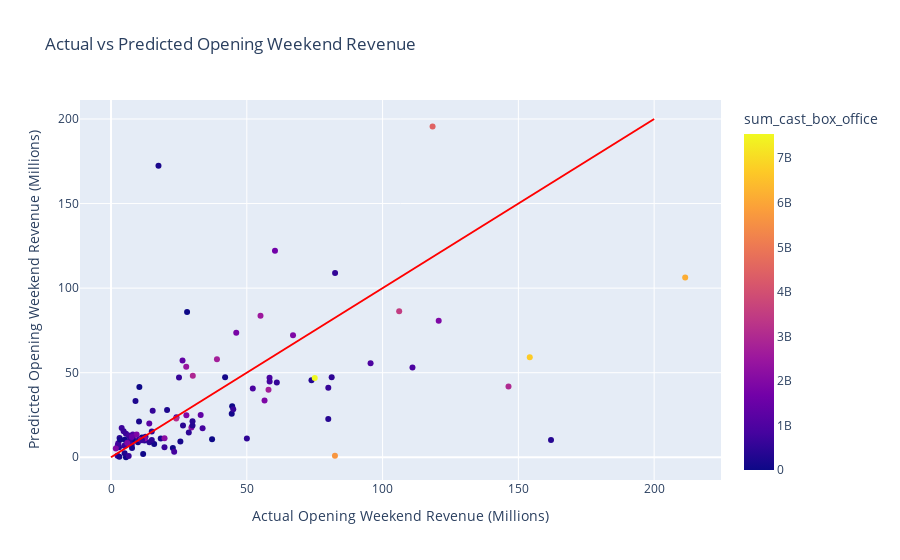

Notebook cell for this chart:
### Code cell
# print actual vs predicted

results_df_glm = pd.DataFrame({'predicted': pred_glm, 'actual': y_test})

results_df_glm['predicted'] = results_df_glm['predicted'] / 1000000
results_df_glm['actual'] = results_df_glm['actual'] / 1000000
results_df_glm['title'] = X_test['title']
results_df_glm['source'] = X_test['source']
results_df_glm['distributor_slug'] = X_test['distributor_slug']
results_df_glm['genre'] = X_test['genre']
results_df_glm['creative_type'] = X_test['creative_type']
results_df_glm['production_method'] = X_test['production_method']
results_df_glm['mpaa_rating'] = X_test['mpaa_rating']
results_df_glm['metacritic_before_wide_friday_calculated'] = X_test['metacritic_before_wide_friday_calculated']
results_df_glm['wikipedia_pre_release_cumulative_views'] = X_test['wikipedia_pre_release_cumulative_views']
results_df_glm['budget'] = X_test['budget']
results_df_glm['log_budget'] = X_test['log_budget']
results_df_glm['log_opening_wide_revenue'] = X_test['log_opening_wide_revenue']
results_df_glm['sqrt_wikipedia_pre_release_cumulative_views'] = X_test['sqrt_wikipedia_pre_release_cumulative_views']
results_df_glm['weighted_cast_median_box_office'] = X_test['weighted_cast_median_box_office']
results_df_glm['weighted_crew_median_box_office'] = X_test['weighted_crew_median_box_office']
results_df_glm['weighted_crew_mean_box_office'] = X_test['weighted_crew_mean_box_office']
results_df_glm['weighted_cast_mean_box_office'] = X_test['weighted_cast_mean_box_office']
results_df_glm['sum_crew_box_office'] = X_test['sum_crew_box_office']
results_df_glm['sum_cast_box_office'] = X_test['sum_cast_box_office']


# results_df_glm.to_csv('glm_results.csv', index=False)

# Create the scatter plot
fig = px.scatter(
    results_df_glm,
    x='actual',
    y='predicted',
    color='sum_cast_box_office',
    labels={
        'actual': 'Actual Opening Weekend Revenue (Millions)',
        'predicted': 'Predicted Opening Weekend Revenue (Millions)'
    },
    title='Actual vs Predicted Opening Weekend Revenue',
    hover_name='title'
)

# Add the diagonal line
fig.add_trace(
    go.Scatter(
        x=[0, 200],
        y=[0, 200],
        mode='lines',
        line=dict(color='red'),
        showlegend=False
    )
)

# Show the plot
fig.show()

### Figure 1 — Plotly figure (JSON) as saved in the notebook; plotly's stock layout.template omitted (floating-point values rounded to 4 significant figures)
{"data": [{"hovertemplate": "<b>%{hovertext}</b><br><br>Actual Opening Weekend Revenue (Millions)=%{x}<br>Predicted Opening Weekend Revenue (Millions)=%{y}<br>sum_cast_box_office=%{marker.color}<extra></extra>", "hovertext": ["80 for Brady", "Knock at the Cabin", "Ant-Man and the Wasp: Quantumania", "Jesus Revolution", "Creed III", "Operation Fortune: Ruse de guerre", "Scream VI", "65", "Shazam! Fury of the Gods", "John Wick: Chapter 4", "His Only Son", "Dungeons & Dragons: Honor Among Thieves", "The Super Mario Bros. Movie", "Renfield", "The Pope’s Exorcist", "Beau is Afraid", "Are You There God? It’s Me, Margaret", "Big George Foreman: The Miraculous Story of the Once and Future Heavyweight Champion of the World", "Guardians of the Galaxy Vol 3", "Fast X", "The Little Mermaid", "The Machine", "Spider-Man: Across the Spider-Verse", "Transformers: Rise of the Beasts", "The Flash", "Elemental", "No Hard Feelings", "Indiana Jones and the Dial of Destiny", "Ruby Gillman, Teenage Kraken", "Sound of Freedom", "Insidious: The Red Door", "Oppenheimer", "Barbie", "Haunted Mansion", "Talk To Me", "Teenage Mutant Ninja Turtles: Mutant Mayhem", "Meg 2: The Trench", "The Last Voyage of the Demeter", "Blue Beetle", "Strays", "Dumb Money", "Expend4bles", "Saw X", "The Creator", "PAW Patrol: The Mighty Movie", "The Exorcist: Believer", "Killers of the Flower Moon", "Five Nights at Freddy’s", "Priscilla", "The Marvels", "Journey to Bethlehem", "Next Goal Wins", "Thanksgiving", "Trolls Band Together", "The Hunger Games: The Ballad of Songbirds & Snakes", "Napoleon", "Wish", "Godzilla Minus One (ゴジラ最新作)", "American Fiction", "Wonka", "The Iron Claw", "Migration", "Anyone But You", "Aquaman and the Lost Kingdom", "Ferrari", "Mean Girls", "Argylle", "Madame Web", "Dune: Part Two", "Cabrini", "Imaginary", "Kung Fu Panda 4", "Arthur the King", "Ghostbusters: Frozen Empire", "Godzilla x Kong: The New Empire", "Civil War", "Abigail", "Challengers", "Unsung Hero", "Tarot", "The Fall Guy", "Kingdom of the Planet of the Apes", "The Strangers: Chapter 1", "IF", "Furiosa: A Mad Max Saga", "The Garfield Movie", "The Watchers", "Bad Boys: Ride or Die", "Inside Out 2", "A Quiet Place: Day One", "Horizon: An American Saga Chapter 1", "Despicable Me 4", "Sound of Hope: The Story of Possum Trot", "Fly Me to the Moon", "Twisters", "Deadpool & Wolverine", "Harold and the Purple Crayon", "It Ends With Us", "Alien: Romulus", "The Crow", "Reagan", "Beetlejuice Beetlejuice", "Speak No Evil"], "legendgroup": "", "marker": {"color": [569300000.0, 454100000.0, 3510000000.0, 78510000.0, 914900000.0, 399300000.0, 91110000.0, 407600000.0, 2941000000.0, 335300000.0, 480400.0, 480400.0, 3004000000.0, 1028000000.0, 250500000.0, 992300000.0, 1255000000.0, 270000000.0, 4467000000.0, 1936000000.0, 971000000.0, 272000000.0, 1941000000.0, 574900000.0, 2543000000.0, 2157000000.0, 453900000.0, 1666000000.0, 653500000.0, 668800000.0, 1340000000.0, 5670000000.0, 369700000.0, 838400000.0, 0, 0, 371100000.0, 829200000.0, 605700000.0, 2999000000.0, 73180000.0, 22409676, 255400000.0, 1210000000.0, 50356894, 408300000.0, 803300000.0, 379200000.0, 22100000.0, 1820000000.0, 717200000.0, 717200000.0, 172800000.0, 410700000.0, 0, 228400000.0, 2175000000.0, 0, 1978000000.0, 2701000000.0, 688200000.0, 2086000000.0, 746900000.0, 2442000000.0, 694000000.0, 477000000.0, 183900000.0, 579500000.0, 560700000.0, 583900000.0, 115700000.0, 2688000000.0, 717600000.0, 617000000.0, 602100000.0, 131600000.0, 466500000.0, 451300000.0, 141900000.0, 632500000.0, 1923000000.0, 794300000.0, 56000000.0, 825200000.0, 1361000000.0, 3078000000.0, 644200000.0, 1905000000.0, 6716000000.0, 926000000.0, 2394000000.0, 7545000000.0, 221400000.0, 1922000000.0, 484200000.0, 6132000000.0, 1916000000.0, 519200000.0, 105500000.0, 640400000.0, 1469000000.0, 956600000.0, 680800000.0], "coloraxis": "coloraxis", "symbol": "circle"}, "mode": "markers", "name": "", "orientation": "v", "showlegend": false, "type": "scatter", "x": [12.7, 14.13, 106.1, 15.88, 58.37, 3.14, 44.45, 12.33, 30.11, 73.82, 5.501, 37.21, 146.4, 8.026, 9.006, 2.662, 6.739, 2.925, 118.4, 67.02, 95.58, 5.001, 120.7, 61.05, 55.04, 29.6, 15.0, 60.37, 5.501, 19.68, 33.01, 82.46, 162.0, 24.08, 10.43, 28.01, 30.0, 6.505, 25.03, 8.248, 3.326, 8.039, 18.31, 14.08, 22.76, 26.5, 23.25, 80.0, 5.04, 46.11, 2.4, 2.5, 10.31, 30.0, 44.61, 20.64, 19.7, 11.42, 1.755, 39.01, 4.868, 12.45, 6.0, 27.69, 3.922, 28.64, 17.47, 15.34, 82.51, 7.169, 9.913, 57.99, 7.634, 45.0, 80.01, 25.54, 10.3, 15.01, 7.732, 6.503, 27.75, 58.4, 11.83, 33.72, 26.33, 24.01, 7.004, 56.53, 154.2, 52.2, 11.05, 75.01, 3.079, 9.427, 81.25, 211.4, 6.003, 50.02, 42.0, 4.645, 7.651, 111.0, 11.4], "xaxis": "x", "y": [12.05, 8.905, 86.37, 7.832, 47.06, 11.44, 25.68, 9.926, 48.18, 45.47, 4.28e-06, 10.68, 41.79, 13.49, 33.27, 8.28, 8.601, 5.945, 195.6, 72.08, 55.59, 2.319, 80.69, 44.17, 83.61, 17.57, 15.16, 122.0, 13.9, 5.879, 25.01, 0.9201, 10.17, 23.58, 41.61, 85.89, 18.78, 12.84, 47.08, 11.5, 10.32, 10.43, 11.04, 20.01, 5.398, 18.79, 3.289, 22.67, 10.33, 73.55, 0.8734, 7.034, 21.08, 21.21, 30.1, 27.97, 11.21, 11.67, 5.1, 57.99, 6.853, 11.09, 8.69, 53.55, 17.34, 14.57, 172.4, 27.45, 108.9, 7.754, 8.925, 39.85, 7.366, 28.41, 41.14, 9.252, 10.7, 10.17, 5.449, 0.7422, 24.82, 44.72, 1.859, 17.18, 57.2, 22.88, 10.8, 33.52, 59.1, 40.67, 10.28, 46.88, 0.33, 13.46, 47.24, 106.2, 8.378, 11.08, 47.37, 15.31, 11.92, 53.0, 10.06], "yaxis": "y"}, {"line": {"color": "red"}, "mode": "lines", "showlegend": false, "type": "scatter", "x": [0, 200], "y": [0, 200]}], "layout": {"coloraxis": {"colorbar": {"title": {"text": "sum_cast_box_office"}}, "colorscale": [[0, "#0d0887"], [0.1111, "#46039f"], [0.2222, "#7201a8"], [0.3333, "#9c179e"], [0.4444, "#bd3786"], [0.5556, "#d8576b"], [0.6667, "#ed7953"], [0.7778, "#fb9f3a"], [0.8889, "#fdca26"], [1, "#f0f921"]]}, "legend": {"tracegroupgap": 0}, "title": {"text": "Actual vs Predicted Opening Weekend Revenue"}, "xaxis": {"anchor": "y", "domain": [0, 1], "title": {"text": "Actual Opening Weekend Revenue (Millions)"}}, "yaxis": {"anchor": "x", "domain": [0, 1], "title": {"text": "Predicted Opening Weekend Revenue (Millions)"}}}}
